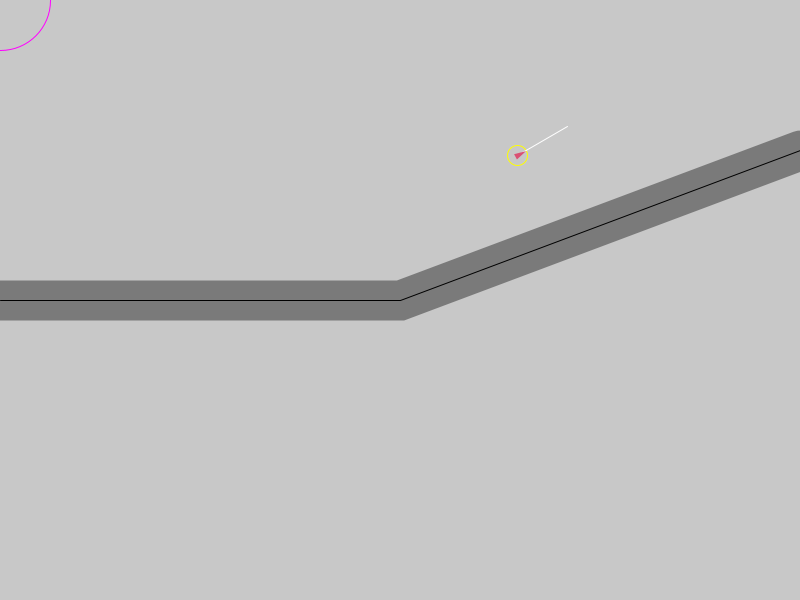
Frame 1 (no input)
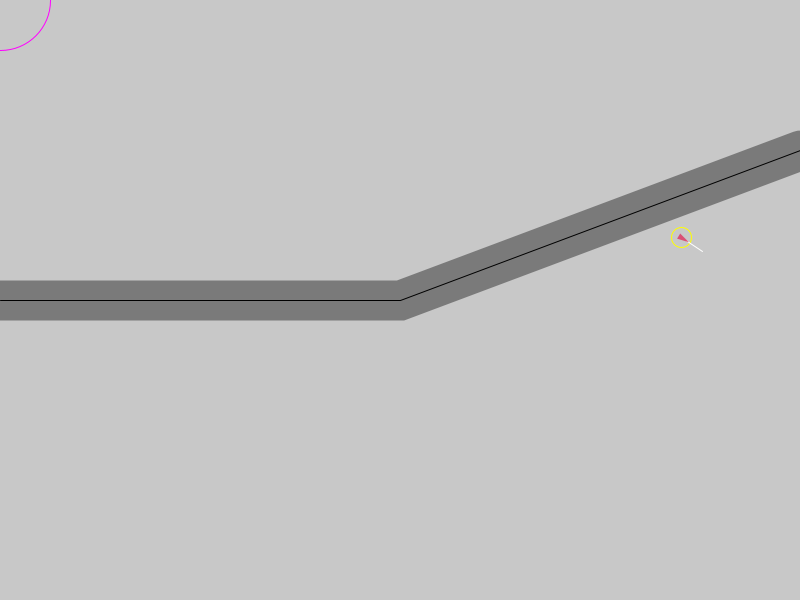
Frame 60 (the mouse pressed at the canvas centre just before this capture)
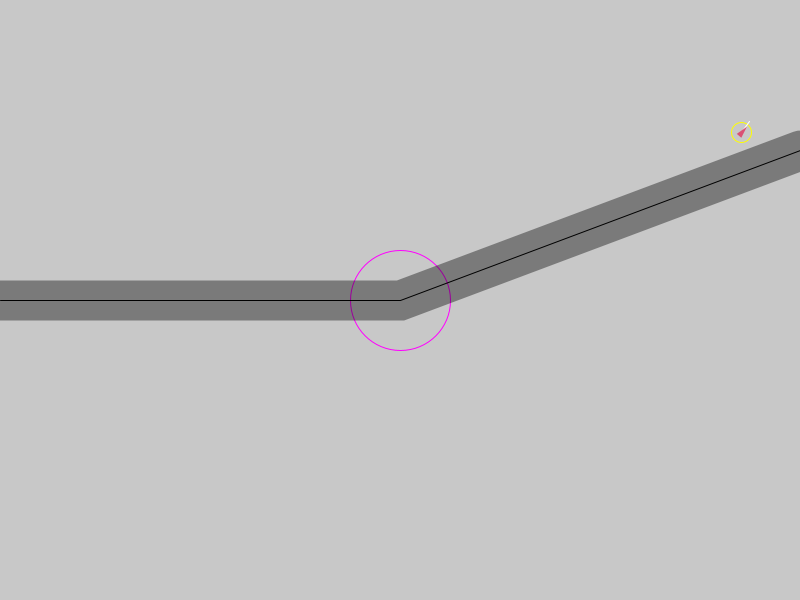
Frame 120 (the mouse held since frame 60 and released just before this capture)

The Processing sketch that drew these frames (run headless with seeded random() and noise(); from frame 60 on, the mouse is pressed at the canvas centre):

// Processing sketch: sketch_6_12_path_following_align
// ── sketch_6_12_path_following_align.pde
Path path;
ArrayList<Vehicle> vehicles;
float z = 0.1;
void setup(){
  size(800,600);
   newPath();
   vehicles = new ArrayList<Vehicle>();
   vehicles.add(new Vehicle(new PVector(random(width) ,random(height))));
}


void draw(){  
 background(200);
 newPath();
 for(Vehicle v: vehicles){
     v.folow_path(path);
     v.borders(path);
     v.avoid3(new PVector(mouseX,mouseY));
     v.update();
  }
 
 
 path.display();
 
}



void mouseClicked(){
 
 for (int i = 0; i < 10; i++) 
  vehicles.add(new Vehicle(new PVector(mouseX, mouseY)));
}

void newPath(){
  path = new Path();
  //path.addPoint(-20, height/2);
  //path.addPoint(random(0, width/2), random(0, height));
  //path.addPoint(random(width/2, width), random(0, height));
  //path.addPoint(width+20, height/2);
  
  path.addPoint(0,height/2);
  path.addPoint(width/2,height/2);
  path.addPoint(width,height/4);
  
 // float w = width / 50;
  
 // for (int i = 0; i < 51; i++){
 //   float v = i * w;
 //  float angle = map(v,0,width,0,TWO_PI*3); 
   
 //  path.addPoint(v,sin(angle+z)*100 + height/2);
 // }
 //// z += 0.01;
  
}
// ── Path.pde
class Path{
  
 ArrayList<PVector> points;
 float radius;
 
 Path(){
  
   radius = 20;
   points = new ArrayList<PVector>();
   
 }
 
 void addPoint(float x, float  y){
   PVector point = new PVector(x,y);
   points.add(point);
 }
 
 
   PVector getStart() {
     return points.get(0);
  }

  PVector getEnd() {
     return points.get(points.size()-1);
}
 
 void display(){
  noFill();
   strokeWeight(radius * 2);
   stroke(0,100);
   beginShape();
   for (PVector p :points){
    vertex(p.x,p.y); 
   }
   endShape();
   strokeWeight(1);
   stroke(0);   
   beginShape();
   for (PVector p :points){
    vertex(p.x,p.y); 
   }
   endShape();
   
   
 }
 
}
// ── Vehicle.pde
class Vehicle {

  PVector location;
  PVector velocity;
  PVector acceleration;

  float max_speed;
  float max_force;
  float r;
  float wander_angle;
  color col;

  Vehicle(PVector l) {
    r = 3;
    wander_angle = 0;
    max_speed = 4;
    max_force = 0.15;
    location = l;
    velocity = new PVector(random(-max_speed, max_speed), random(-max_speed, max_speed));
    acceleration = new PVector(0, 0);
    col = color(random(255), random(255), random(255));
  }

  void display() {
    float angle = velocity.heading() +PI/2;  
    fill(col);
    noStroke();

    pushMatrix();
    translate(location.x, location.y);
    rotate(angle);
    beginShape();
    vertex(0, -r*2);
    vertex(-r, r*2);
    vertex(r, r*2);
    endShape(CLOSE);
    //ellipse(0, 0, r, r);

    popMatrix();
  }

  void update() {    
    velocity.add(acceleration);
    velocity.limit(max_speed);
    location.add(velocity);
    acceleration.mult(0);

   // boundaries();

    display();
  }

  void applyForce(PVector force) {
    acceleration.add(force);
  }

  void boundaries() {

    //float slowing_distance = 0.5*((velocity.mag()*velocity.mag())/max_force);
    float slowing_distance = 25;
    if (location.x < slowing_distance) {
      PVector desired = new PVector(max_speed, velocity.y);
      PVector steer = PVector.sub(desired, velocity);
      steer.limit(max_force);
      applyForce(steer);
    } else if (location.x > width -slowing_distance) {
      PVector desired = new PVector(-max_speed, velocity.y);
      PVector steer = PVector.sub(desired, velocity);
      steer.limit(max_force);
      applyForce(steer);
    }  
    if (location.y < slowing_distance) {
      PVector desired = new PVector(velocity.x, max_speed);
      PVector steer = PVector.sub(desired, velocity);
      steer.limit(max_force);
      applyForce(steer);
    } else if (location.y > height  -slowing_distance) {
      PVector desired = new PVector(velocity.x, -max_speed);
      PVector steer = PVector.sub(desired, velocity);
      steer.limit(max_force);
      applyForce(steer);
    }
  }

  PVector steer(PVector location_, PVector target_, PVector velocity_) {

    PVector desired = PVector.sub(target_, location_);
    desired.setMag(max_speed);

    PVector steer = PVector.sub(desired, velocity_);
    steer.setMag(max_force);

    return steer;
  }

  void seek(PVector target) {
    PVector force = steer(location, target, velocity);

    applyForce(force);
  }

  void flee(PVector target) {
    PVector force = steer(location, target, velocity);
    force.mult(-1);
    applyForce(force);
  }



  void pursuit(PVector target, PVector target_velocity) {

    PVector distance = PVector.sub(target, location);
    float d = distance.mag();  
    //PVector dif = PVector.sub(velocity,target_velocity);
    // float factor = d/dif.mag();
    float factor = d/velocity.mag();


    PVector future_location = target_velocity.copy();    
    future_location.mult(factor);
    future_location.add(target);

    seek(future_location);
  }

  void evade(PVector target, PVector target_velocity) {

    PVector distance = PVector.sub(target, location);
    float d = distance.mag();  
    //PVector dif = PVector.sub(velocity,target_velocity);
    // float factor = d/dif.mag();
    float factor = d/velocity.mag();


    PVector future_location = target_velocity.copy();    
    future_location.mult(factor);
    future_location.add(target);

    flee(future_location);
  }

  void rendezvou(PVector target, PVector target_velocity) {

    PVector distance = PVector.sub(target, location);
    float d = distance.mag();  
    // PVector dif = PVector.sub(velocity,target_velocity);
    PVector dif = PVector.sub(target_velocity, velocity);
    dif.normalize();
    // float factor = d/dif.mag();

    float factor = d;
    dif.mult(factor);

    PVector future_location = target_velocity.copy();    
    //future_location.mult(factor);
    future_location.add(dif);
    future_location.add(target);


    seek(future_location);
  }


  void wander() {

    float act = velocity.mag();

    float sight = 0.5*((act*act)/max_force);
    //float sight = 100;
    PVector vel = velocity.copy();

    vel.normalize().mult(sight);
    vel.add(location);

    boundaries();

    if (random(1) < 0.01) {
      wander_angle = random(-PI, PI);
    }

    float vx = cos(wander_angle) * sight;
    float vy = sin(wander_angle) * sight;

    PVector future = new PVector(vx, vy);
    future.add(vel);
    seek(future);

    noFill();
    stroke(255);
    strokeWeight(1);
    line(location.x, location.y, vel.x, vel.y);
    line(vel.x, vel.y, future.x, future.y);
    ellipse(vel.x, vel.y, sight*2, sight*2);
  }

  void arrive(PVector target) {

    float distance;
    float slowing_distance;
    //float ramped_speed;
    float clipped_speed;


    slowing_distance = 0.5*((max_speed*max_speed)/max_force);
    clipped_speed = max_speed;

    PVector desired = PVector.sub(target, location);
    distance = desired.mag();
    //ramped_speed = max_speed * (distance / slowing_distance);
    //clipped_speed = min(ramped_speed, max_speed);



    if (distance < slowing_distance) {
      clipped_speed = map(distance, slowing_distance, 0, max_speed, 0);
    } 

    desired.setMag(clipped_speed);
    PVector steer = PVector.sub(desired, velocity);
    steer.limit(max_force);
    applyForce(steer);
  }


  // void avoid(PVector target,float r1,float r2){

  //   float act = velocity.mag();
  //   PVector vel = velocity.copy();
  //   vel.normalize();

  //   vel.mult( 0.5*((act*act)/max_force));
  //  // vel.mult( max_speed);

  //   vel.add(location);


  //   stroke(255);
  //   strokeWeight(10);
  //   point(vel.x,vel.y);
  //   strokeWeight(1);

  //   float d = PVector.dist(target,vel);
  //println(d);

  //   if (d < r1+r2){
  //     flee(target);
  //   }

  //   noFill();
  //   stroke(255,255,0);
  //   ellipse(location.x, location.y,r1*2,r1*2);
  //   stroke(255,0,255);
  //   ellipse(target.x, target.y,r2,r2);

  //  }

  void avoid2(PVector target, float r1, float r2) {

    PVector distance = PVector.sub(target, location);
    float d_mag = distance.mag();

    float threshold = r1 + r2;
    float diff = threshold - d_mag;

    if (diff > 0) {
      //print(d_mag + " ");
      //println("vai batter"); 
      // velocity.mult(0);
      distance.normalize();


      distance.mult(diff);
      // distance.mult(max_force);

      velocity = PVector.sub(velocity, distance);
      velocity.normalize();
      velocity.mult(max_speed);
    } else {
      print(d_mag + " ");
      println("livre");
    }



    noFill();
    // ellipseMode(RADIUS);
    stroke(255, 255, 0);
    ellipse(location.x, location.y, r1*2, r1*2);
    stroke(255, 0, 255);
    ellipse(target.x, target.y, r2*2, r2*2);
  }


  boolean avoid3(PVector target) {



    float act = velocity.mag();
    // float lookahead = 40;
    float lookahead = 0.5*((act*act)/max_force);
    //float lookahead = max_speed;

    PVector ahead = velocity.copy().normalize();
    ahead.mult(lookahead);
    ahead.add(location);

    PVector distance = PVector.sub(target, ahead);
    float d_mag = distance.mag();
    float r1 = 10;
    float r2 = 50;
    float threshold = r1 + r2;
    float diff = threshold - d_mag;

    if (diff > 0) {
      //print(d_mag + " ");
      //println("vai batter"); 
      // // velocity.mult(0);
      // distance.normalize();


      // distance.mult(diff);
      //// distance.mult(max_force);

      // velocity = PVector.sub(velocity,distance);
      // velocity.normalize();
      // velocity.mult(max_speed);

      PVector force = steer(ahead, target, velocity);
      force.mult(-1);
      applyForce(force);
      return true;
    } else {


      distance = PVector.sub(target, location);
      d_mag = distance.mag();
      diff = threshold - d_mag;
      if (diff > 0) {
        //print(d_mag + " ");
        //println("vai batter"); 
        PVector force = steer(ahead, target, velocity);
        force.mult(-1);
        applyForce(force);
        return true;
      } else {
        //print(d_mag + " ");
        //println("livre");
      }
    }



    noFill();
    // ellipseMode(RADIUS);
    stroke(255, 255, 0);
    ellipse(location.x, location.y, r1*2, r1*2);
    stroke(255, 0, 255);
    ellipse(target.x, target.y, r2*2, r2*2);
    stroke(255);
    line(location.x, location.y, ahead.x, ahead.y);

    return false;
  }

  //void follow(FlowField flow){
  //  PVector desired = flow.lookup(location);
  //  desired.mult(max_speed);

  //  PVector steer = PVector.sub(desired, velocity);
  //  steer.limit(max_force);
  //  applyForce(steer);
  //  boundaries_pass();
  //}


  void folow_path(Path path) {

    PVector predict = velocity.copy();
    predict.normalize();
    predict.mult(10);
    PVector predictLoc = PVector.add(location, predict);

    PVector target = null;
    PVector normal = null;
    
   
    float worldRecord = 1000000;
    

    
    for (int i = 0; i < path.points.size()-1; i++) {
      PVector a = path.points.get(i);
      PVector b = path.points.get(i+1);
      
      PVector normalPoint = getNormalPoint(predictLoc, a, b);
       if (normalPoint.x < a.x || normalPoint.x > b.x) {
         
normalPoint = b.copy();

       }
       float distance = PVector.dist(predictLoc,normalPoint);
       if (distance < worldRecord){
          worldRecord = distance;
         // normal = normalPoint;
          
          PVector dir = PVector.sub(b,a);
          dir.normalize();
          dir.mult(10);
          target = normalPoint.copy();
          target.add(dir);
        }
    }
    
   if (worldRecord > path.radius){
     seek(target);
   }
  }

  PVector getNormalPoint(PVector p, PVector a, PVector b) {
    PVector ap = PVector.sub(p, a);
    PVector ab = PVector.sub(b, a);

    ab.normalize();
    ab.mult(ap.dot(ab));

    PVector normalPoint = PVector.add(a, ab);
    return normalPoint;
  }


  void borders(Path p) {

    if (location.x > p.getEnd().x + r){
      location.x = p.getStart().x -r;
      location.y = p.getStart().y + location.y - p.getEnd().y;
    }
  }
}
